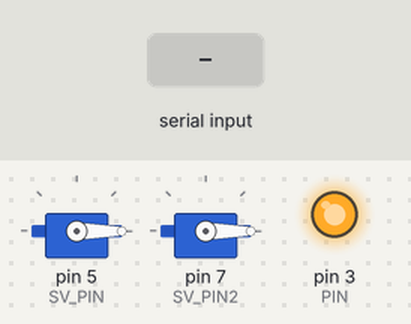
This sketch was run on a simulated Arduino Uno, built with avr-gcc and run on an emulated ATmega328P. Parts: 2 × servo, output pins drawn as LEDs (lit = HIGH). Inputs (shaded band) come from the test bench.

Above: at 3.2 s.
3.3 s: byte 30 received over Serial
At 3.7 s:
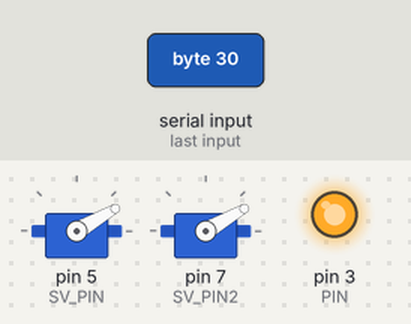
4.8 s: byte 90 received over Serial
At 6.0 s:
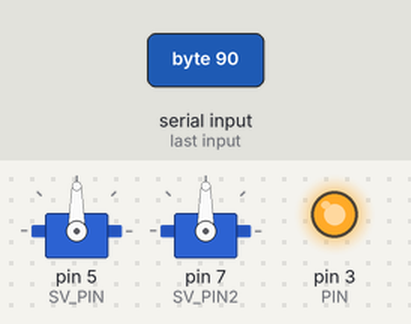
6.3 s: byte 120 received over Serial
At 7.2 s:
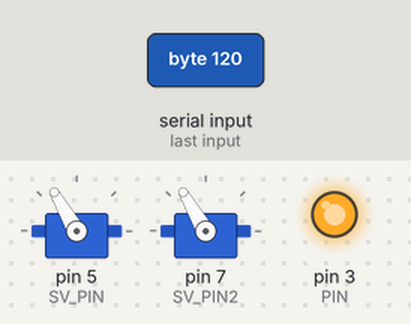
Timing chart, 0 to 9.3 s (numbered marks = the images above; inputs shaded):
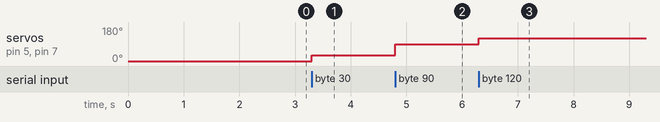

The sketch:

TennisHaptics.ino
```cpp
#include <Servo.h>


Servo myservo;
Servo myservo2;

const int PIN = 3;
const int SV_PIN = 5;
const int SV_PIN2 = 7;
byte parameter;

void setup()
{
  Serial.begin(9600);
  pinMode(PIN, OUTPUT);
  digitalWrite(PIN, HIGH );

  myservo.attach(SV_PIN, 500, 2400);  // サーボの割り当て(パルス幅500~2400msに指定)
  myservo.write(0);                   // サーボモーターを0度の位置まで動かす

  myservo2.attach(SV_PIN2, 500, 2400);  // サーボの割り当て(パルス幅500~2400msに指定)
  myservo2.write(0);                   // サーボモーターを0度の位置まで動かす
  delay(2000);
  // put your setup code here, to run once:
}


void tennisHaptics()
{
  if ( Serial.available() )
  {
    parameter = Serial.read();
  }

  myservo.write(parameter);
  myservo2.write(parameter);


}

void loop()
{
  tennisHaptics();
  // put your main code here, to run repeatedly:
}
```

Measured:
- after the input at 3.3 s, servo on pin 5 (SV_PIN), servo on pin 7 (SV_PIN2): 0° → 30° at once
- after the input at 4.8 s, servo on pin 5 (SV_PIN), servo on pin 7 (SV_PIN2): 30° → 90° at once
- after the input at 6.3 s, servo on pin 5 (SV_PIN), servo on pin 7 (SV_PIN2): 90° → 120° at once
